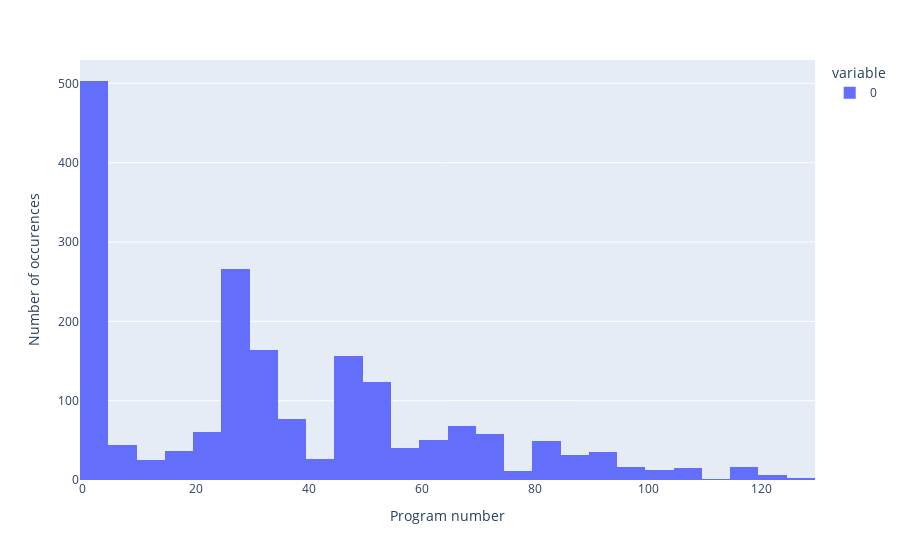

Source (notebook cell):
### Code cell
fig = px.histogram(
    [i for s in statistics for i in s['program_numbers']],
)
fig.update_yaxes(title='Number of occurences')
fig.update_xaxes(title='Program number')
fig.show()

### Figure 1 — Plotly figure (JSON) as saved in the notebook; plotly's stock layout.template omitted (floating-point values rounded to 4 significant figures; data arrays with more than 128 entries replaced by an {"elided": "..."} marker saying what was removed)
{"data": [{"alignmentgroup": "True", "bingroup": "x", "hovertemplate": "variable=0<br>value=%{x}<br>count=%{y}<extra></extra>", "legendgroup": "0", "marker": {"color": "#636efa"}, "name": "0", "offsetgroup": "0", "orientation": "v", "showlegend": true, "type": "histogram", "x": {"elided": "1895 int values"}, "xaxis": "x", "yaxis": "y"}], "layout": {"barmode": "relative", "legend": {"title": {"text": "variable"}, "tracegroupgap": 0}, "margin": {"t": 60}, "xaxis": {"anchor": "y", "domain": [0.0, 1.0], "title": {"text": "Program number"}}, "yaxis": {"anchor": "x", "domain": [0.0, 1.0], "title": {"text": "Number of occurences"}}}}
